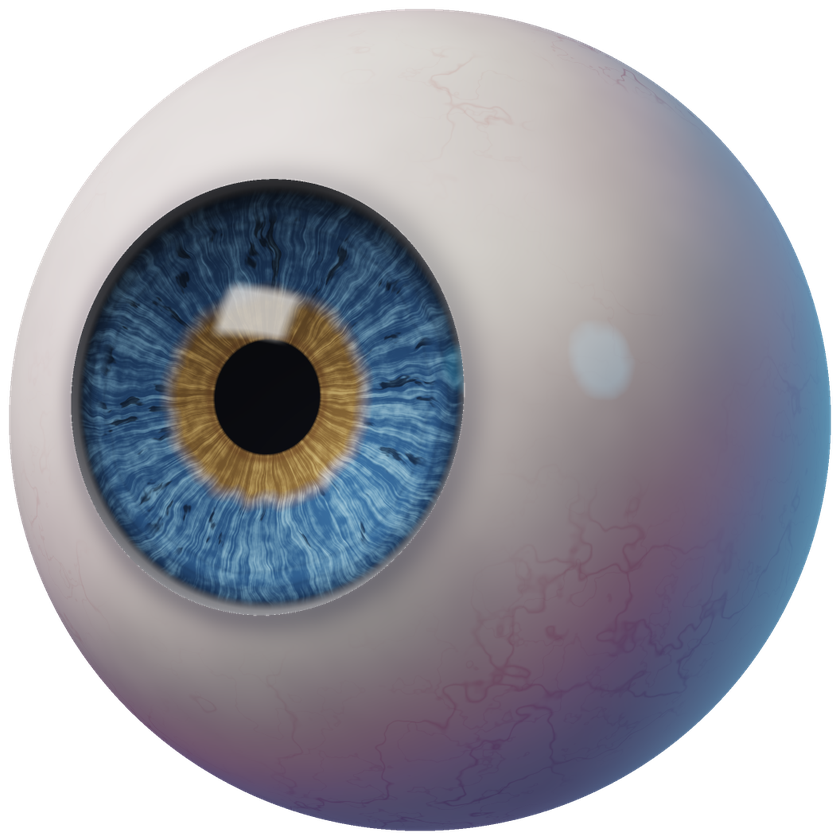
#> input picture _kit/home/eyecbetter/hero.png, 840 x 840 px, shrunk from 1056 x 1056 before the run, found by its file name
$ python make_hero.py
#> lines starting #> are read from the running program, lines starting #| are printed output that depends on the picture; after the words box and inside, x2 and y2 are one past the last pixel; in counts of white or black regions, pixels touching at a corner belong together
#!/usr/bin/env python3
"""hero.png (render.py) -> hero.webp: the shadow (pure-black alpha pixels) eases out over a long distance toward every
canvas edge so no straight edge exists (DJ/DP); the object itself is untouched. Then crop to content with a margin."""
import numpy as np
from PIL import Image
im = np.array(Image.open('hero.png')).astype(float)
H, W = im.shape[:2]; yy, xx = np.mgrid[0:H, 0:W]
#> after `H, W = im.shape[:2]`: H = 840; W = 840
d = np.minimum.reduce([xx, W - 1 - xx, yy, H - 1 - yy]).astype(float)
f = np.clip(d / 140, 0, 1); f = f * f * (3 - 2 * f)
shadow = im[..., :3].max(-1) < 6
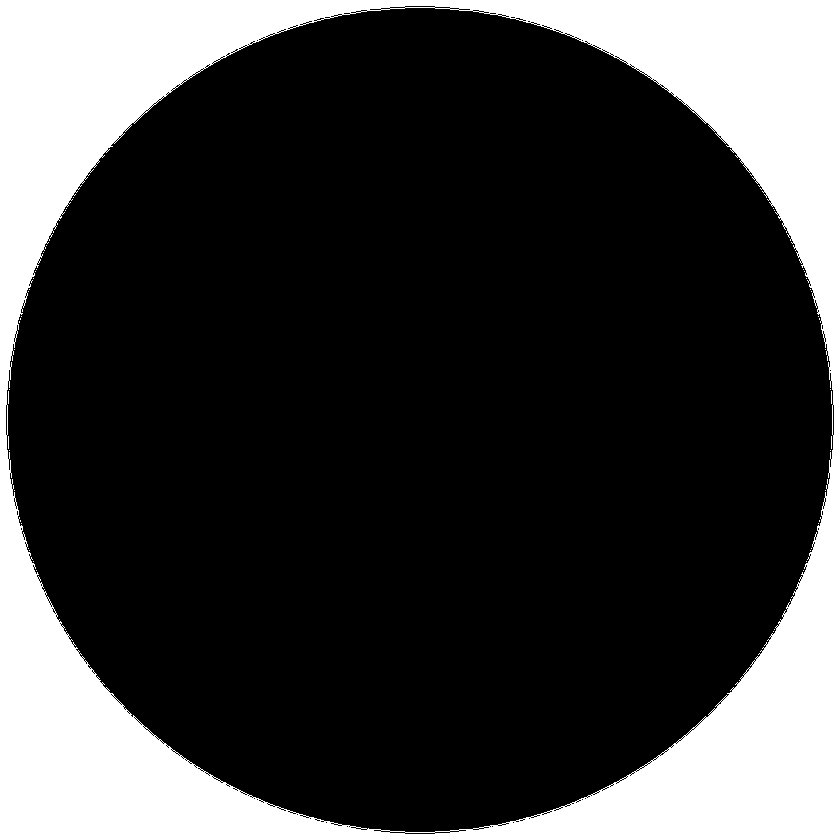
#> shadow: shape (840, 840) bool; 24.2% white; 50 white regions (49 under 20 px), largest, box (x1, y1, x2, y2) and area: (0, 0, 840, 840) 170985
im[..., 3] = np.where(shadow, im[..., 3] * f, im[..., 3])
out = Image.fromarray(im.clip(0, 255).astype(np.uint8), 'RGBA')
x0, y0, x1, y1 = out.getchannel('A').point(lambda v: 255 if v > 2 else 0).getbbox()
#> x0 = 7; y0 = 7; x1 = 833; y1 = 833
obj = Image.fromarray(((~shadow) & (im[..., 3] > 128)).astype(np.uint8) * 255).getbbox()
#> obj = (9, 9, 831, 831)
print('content', (x0, y0, x1, y1), 'object', obj, 'canvas', (W, H))
#| content (7, 7, 833, 833) object (9, 9, 831, 831) canvas (840, 840)
p = 16; out = out.crop((max(0, x0 - p), max(0, y0 - p), min(W, x1 + p), min(H, y1 + p)))
out.save('hero.webp', 'WEBP', quality=93, method=6); print('hero.webp', out.size)
#| hero.webp (840, 840)
